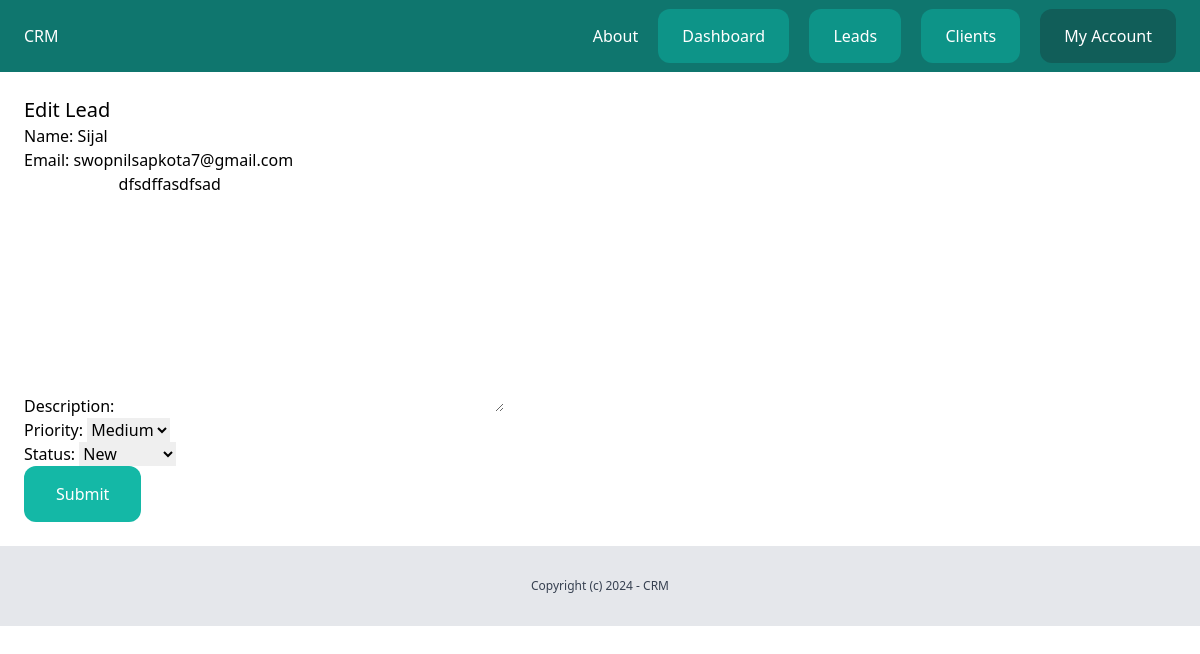
Page /dashboard/leads/7/edit/ (signed in) on the committed database.
### lead/models.py (models this page shows, shortened)
class Lead(models.Model):
    LOW = 'low'
    MEDIUM = 'medium'
    HIGH = 'high'
    CHOICES_PRIORITY = (
        (LOW, 'Low'),
        (MEDIUM, 'Medium'),
        (HIGH, 'High')
    )
    NEW = 'new'
    CONTACTED = 'contacted'
    WON = 'won'
    LOST = 'lost'
    CHOICES_STATUS = (
        (NEW, 'New'),
        (CONTACTED, 'Contacted'),
        (WON, 'Won'),
        (LOST, 'Lost')
    )
    team = models.ForeignKey(Team, related_name='leads', on_delete=models.CASCADE)
    name = models.CharField(max_length=225)
    email = models.EmailField()
    description = models.TextField(blank=True, null=True)
    priority = models.CharField(max_length=10, choices=CHOICES_PRIORITY, default=MEDIUM)
    status = models.CharField(max_length=10, choices=CHOICES_STATUS, default=NEW)
    converted_to_client = models.BooleanField(default=False)
    created_by = models.ForeignKey(User, related_name='leads', on_delete=models.CASCADE)
    created_at = models.DateTimeField(auto_now_add=True)
    modified_at = models.DateTimeField(auto_now=True)
    class Meta:
        ordering = ('-created_at',)

### lead/views.py (the view)
# urls.py: path('<int:pk>/edit/', views.leads_edit, name='edit'),
@login_required
def leads_edit(request, pk):
    lead = get_object_or_404(Lead, created_by=request.user, pk=pk)
    if request.method == 'POST':
        form = AddLeadForm(request.POST, instance=lead)
        if form.is_valid():
            form.save()
            messages.success(request, 'The lead was edited successfully.')
            return redirect('leads:list')
    else:
        form = AddLeadForm(instance=lead)
    return render(request, 'lead/leads_edit.html', {
        'form': form
    })

### lead/forms.py
class AddLeadForm(forms.ModelForm):
    class Meta:
        model = Lead
        fields = ('name', 'email', 'description', 'priority', 'status')

### lead/templates/lead/leads_edit.html (shortened to what this page needs)
{% extends 'core/base.html' %}
{% block content %}
    <div class="py-6 px-6">
        <h1 class="text-xl">Edit Lead</h1>
        <form method="post" action=".">
            {{ form.as_p }}
            <button class="py-4 px-8 bg-teal-500 text-white rounded-xl">Submit</button>
    </div>
{% endblock %}

### rows in the picture
Lead: name "Sijal", email "swopnilsapkota7@gmail.com", description "dfsdffasdfsad", priority "Medium", status "New"
